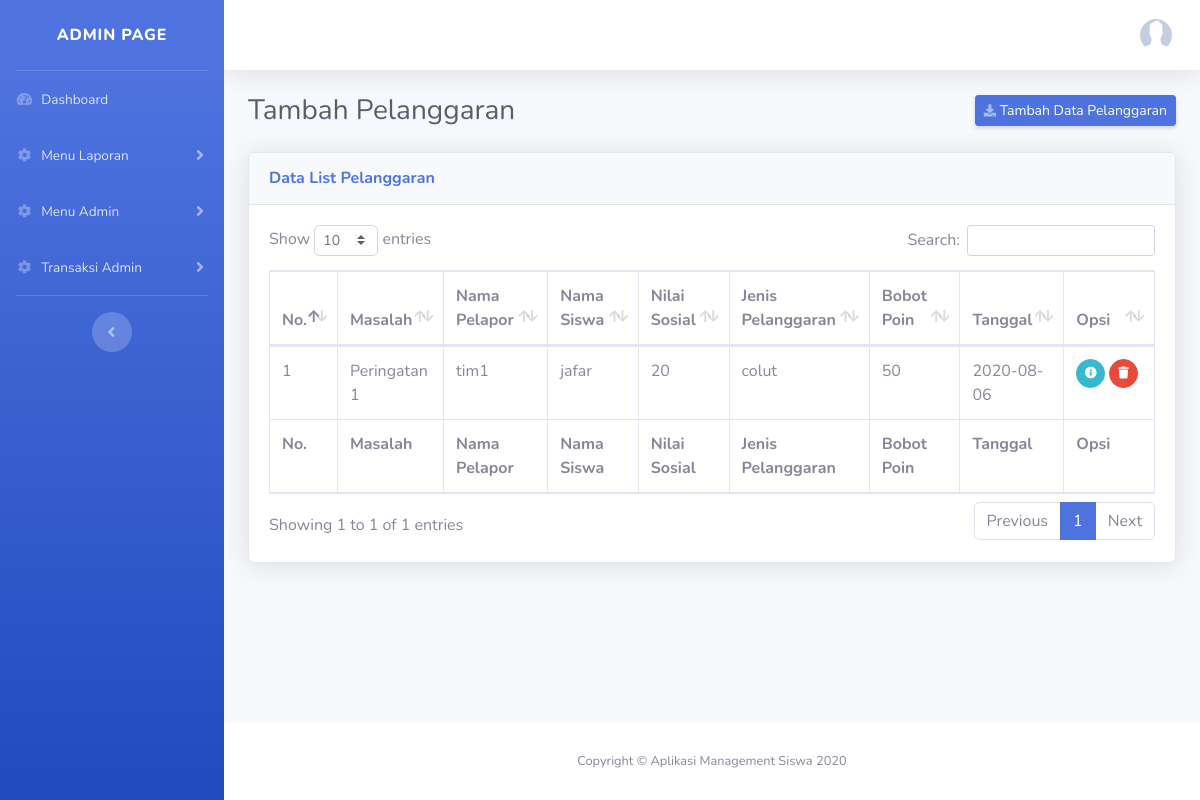
The page /index.php/pelanggaran on the database as committed earlier.
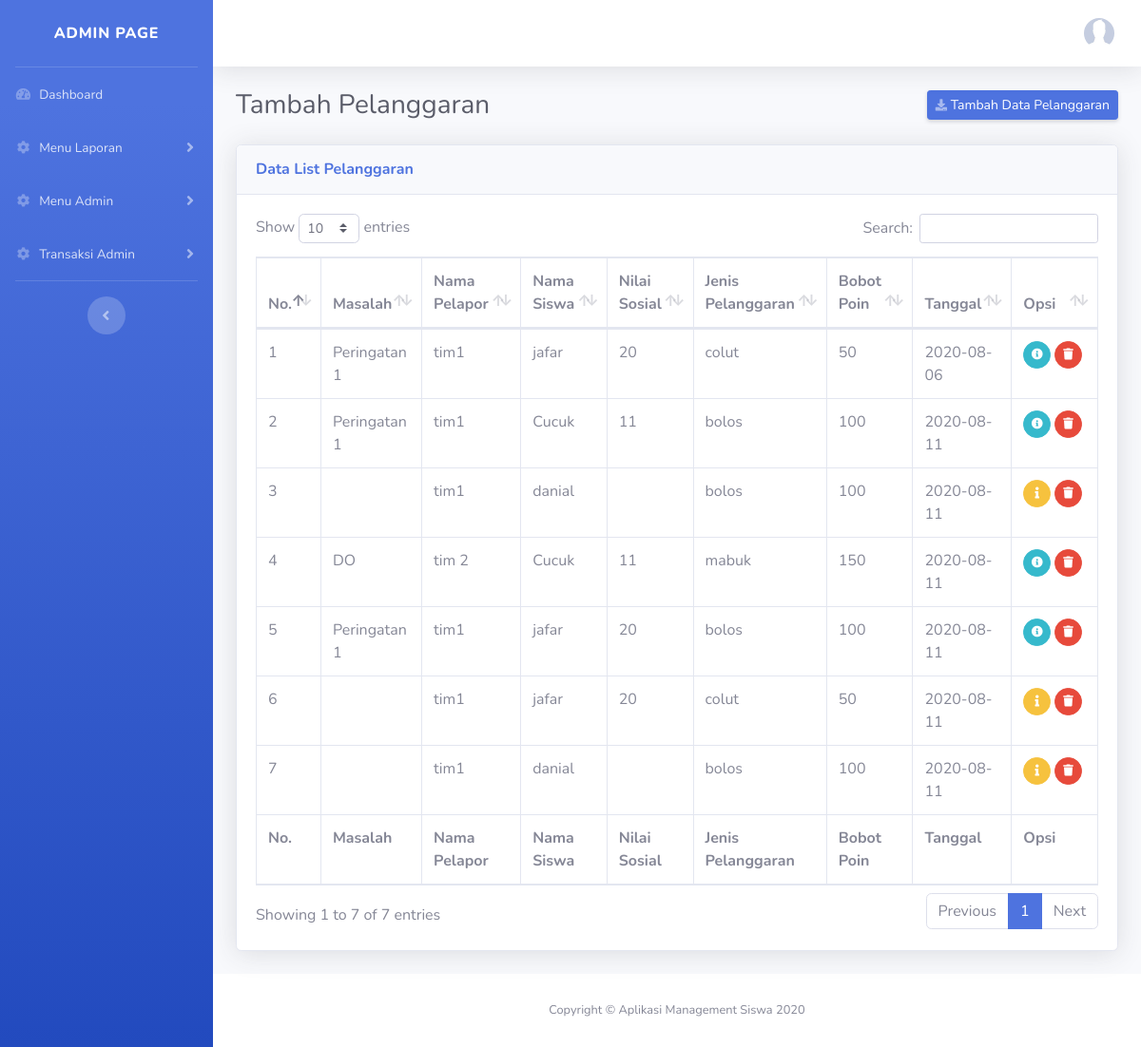
The same page on the database as committed later.
### tables this page shows
CREATE TABLE `pelanggaran` (
  `id_pelanggaran` int(11) NOT NULL,
  `id_kategori_masalah` int(11) DEFAULT NULL,
  `id_tim` int(11) DEFAULT NULL,
  `id_siswa` int(11) DEFAULT NULL,
  `id_nilai_sosial` int(11) DEFAULT NULL,
  `id_jenis_pelanggaran` int(11) DEFAULT NULL,
  `bobot_poin` int(11) DEFAULT NULL,
  `at` date DEFAULT NULL
);

CREATE TABLE `rilah` (
  `id_kategori_masalah` int(11) NOT NULL,
  `kategori_masalah` varchar(255) DEFAULT NULL,
  `bobot_dari` int(11) DEFAULT NULL,
  `bobot_sampai` int(11) DEFAULT NULL,
  `sanksi` varchar(255) DEFAULT NULL,
  `ket` text
);

CREATE TABLE `tim_stp2k` (
  `id_tim` int(11) NOT NULL,
  `nama_tim` varchar(255) DEFAULT NULL,
  `username` varchar(255) DEFAULT NULL,
  `password` varchar(255) DEFAULT NULL
);

CREATE TABLE `siswa` (
  `id_siswa` int(11) NOT NULL,
  `id_kelas` int(11) DEFAULT NULL,
  `nisn` varchar(255) DEFAULT NULL,
  `nama_siswa` varchar(255) DEFAULT NULL,
  `jenis_kelamin` varchar(255) DEFAULT NULL,
  `alamat` text,
  `tgl_lahir` date DEFAULT NULL
);

CREATE TABLE `nilai_sosial` (
  `id_nilai_sosial` int(11) NOT NULL,
  `id_siswa` int(11) DEFAULT NULL,
  `catatan_perilaku` text,
  `btr_sikap_spiritual` int(11) DEFAULT NULL,
  `btr_sikap_sosial` int(11) DEFAULT NULL,
  `nilai_sosial` int(11) DEFAULT NULL
);

CREATE TABLE `nipel` (
  `id_jenis_pelanggaran` int(11) NOT NULL,
  `id_kategori_pelanggaran` int(11) DEFAULT NULL,
  `jenis_pelanggaran` varchar(255) DEFAULT NULL,
  `bobot_poin` int(11) DEFAULT NULL
);

### application/controllers/Pelanggaran.php (called while the page is built, shortened)
<?php
class Pelanggaran extends CI_Controller {
    public function __construct()
    {
        $this->load->model('PelanggaranModel');
        $this->load->model('NipelModel');
        $this->load->model('NilaiSosialModel');
        $this->load->model('KelasModel');
        $this->load->model('SiswaModel');
        $this->load->model('LilasModel');
    }
    public function index ()
    {
        $data = $this->PelanggaranModel->getAllData();
        $this->load->view('layout/header', ['data' => $data]);
        $this->load->view('admin/side_menu');
        $this->load->view('admin/tambah_pelanggaran');
        $this->load->view('layout/footer');
    }
}

### index.php (called while the page is built, shortened)
<?php
require_once BASEPATH.'core/CodeIgniter.php';

### application/models/PelanggaranModel.php (called while the page is built, shortened)
<?php
class PelanggaranModel extends CI_Model
{
    public function getAllData()
    {
        return $this->db->get('pelanggaran')->result_array();
    }
}

### application/views/admin/tambah_pelanggaran.php (the view, shortened to what this page needs)
<div class="d-sm-flex align-items-center justify-content-between mb-4">
  <h1 class="h3 mb-0 text-gray-800">Tambah Pelanggaran</h1>
  <a href="#" data-toggle="modal" data-target="#tambahModal" class="d-none d-sm-inline-block btn btn-sm btn-primary shadow-sm"><i class="fas fa-download fa-sm text-white-50"></i> Tambah Data Pelanggaran</a>
</div>
<div class="card shadow mb-4">
  <div class="card-header py-3">
    <h6 class="m-0 font-weight-bold text-primary">Data List Pelanggaran</h6>
  </div>
  <div class="card-body">
    <div class="table-responsive">
      <table class="table table-bordered" id="dataTable" width="100%" cellspacing="0">
        <thead>
          <tr>
            <th>No.</th>
            <th>Masalah </th>
            <th>Nama Pelapor</th>
            <th>Nama Siswa</th>
            <th>Nilai Sosial</th>
            <th>Jenis Pelanggaran</th>
            <th>Bobot Poin</th>
            <th>Tanggal</th>
            <th>Opsi</th>
          </tr>
        </thead>
        <tfoot>
          <tr>
            <th>No.</th>
            <th>Masalah </th>
            <th>Nama Pelapor</th>
            <th>Nama Siswa</th>
            <th>Nilai Sosial</th>
            <th>Jenis Pelanggaran</th>
            <th>Bobot Poin</th>
            <th>Tanggal</th>
            <th>Opsi</th>
          </tr>
        </tfoot>
        <tbody>
            <?php $i = 1; foreach ($data as $key) : ?>
          <tr>
            <td><?= $i; ?></td>
            <?php $choseRole = $this->db->get_where('rilah', ['id_kategori_masalah' => $key['id_kategori_masalah']])->row_array(); ?>
            <td><?= $choseRole['kategori_masalah'] ?></td>
            <?php $choseRole = $this->db->get_where('tim_stp2k', ['id_tim' => $key['id_tim']])->row_array(); ?>
            <td><?= $choseRole['nama_tim'] ?></td>
            <?php $choseRole = $this->db->get_where('siswa', ['id_siswa' => $key['id_siswa']])->row_array(); ?>
            <td><?= $choseRole['nama_siswa'] ?></td>
            <?php $choseRole = $this->db->get_where('nilai_sosial', ['id_nilai_sosial' => $key['id_nilai_sosial']])->row_array(); ?>
            <td><?= $choseRole['nilai_sosial'] ?></td>
            <?php $choseRole = $this->db->get_where('nipel', ['id_jenis_pelanggaran' => $key['id_jenis_pelanggaran']])->row_array(); ?>
            <td><?= $choseRole['jenis_pelanggaran'] ?></td>
            <td><?= $key['bobot_poin'] ?></td>
            <td><?= $key['at'] ?></td>
            <td>
                <div class="btn-group" role="group" aria-label="Basic example">
                <form action="<?= base_url('pelanggaran/proses'); ?>" method="GET">
                      <button href="#" class="btn btn-warning btn-circle btn-sm mr-1" <?= $key['id_kategori_masalah'] !== NULL ? 'hidden' : '' ?>>
                        <i class="fas fa-info"></i>
                      </button>
                  </form>
                  <form action="<?= base_url('pelanggaran/edit'); ?>" method="GET">
                      <button href="#" class="btn btn-info btn-circle btn-sm mr-1" <?= $key['id_kategori_masalah'] == NULL ? 'hidden' : '' ?> >
                        <i class="fas fa-info-circle"></i>
                      </button>
                  </form>
                  <form action="<?= base_url('pelanggaran/deleteData'); ?>" method="POST">
                      <button href="#" class="btn btn-danger btn-circle btn-sm mr-1" onclick="return confirm('Are you sure you want to delete this item?');">
                        <i class="fas fa-trash"></i>
                      </button>
                  </form>
              </div>
          </tr>
            <?php $i++; endforeach; ?>
        </tbody>
      </table>
    </div>
  </div>
</div>

Rows that differ between the two databases and show on the page:
added pelanggaran: id_kategori_masalah.kategori_masalah "Peringatan 1", id_tim.nama_tim "tim1", id_siswa.nama_siswa "Cucuk", id_nilai_sosial.nilai_sosial "11", id_jenis_pelanggaran.jenis_pelanggaran "bolos", bobot_poin "100", at "2020-08-11"
added pelanggaran: id_tim.nama_tim "tim1", id_siswa.nama_siswa "danial", id_jenis_pelanggaran.jenis_pelanggaran "bolos", bobot_poin "100", at "2020-08-11"
added pelanggaran: id_kategori_masalah.kategori_masalah "DO", id_tim.nama_tim "tim 2", id_siswa.nama_siswa "Cucuk", id_nilai_sosial.nilai_sosial "11", id_jenis_pelanggaran.jenis_pelanggaran "mabuk", bobot_poin "150", at "2020-08-11"
added pelanggaran: id_kategori_masalah.kategori_masalah "Peringatan 1", id_tim.nama_tim "tim1", id_siswa.nama_siswa "jafar", id_nilai_sosial.nilai_sosial "20", id_jenis_pelanggaran.jenis_pelanggaran "bolos", bobot_poin "100", at "2020-08-11"
added pelanggaran: id_tim.nama_tim "tim1", id_siswa.nama_siswa "jafar", id_nilai_sosial.nilai_sosial "20", id_jenis_pelanggaran.jenis_pelanggaran "colut", bobot_poin "50", at "2020-08-11"
added pelanggaran: id_tim.nama_tim "tim1", id_siswa.nama_siswa "danial", id_jenis_pelanggaran.jenis_pelanggaran "bolos", bobot_poin "100", at "2020-08-11"
Other text that changed with them:
text written by a page script: "Show entries Search: Showing 1 to 1 of 1 entries Previous 1 Next" → "Show entries Search: Showing 1 to 7 of 7 entries Previous 1 Next"
